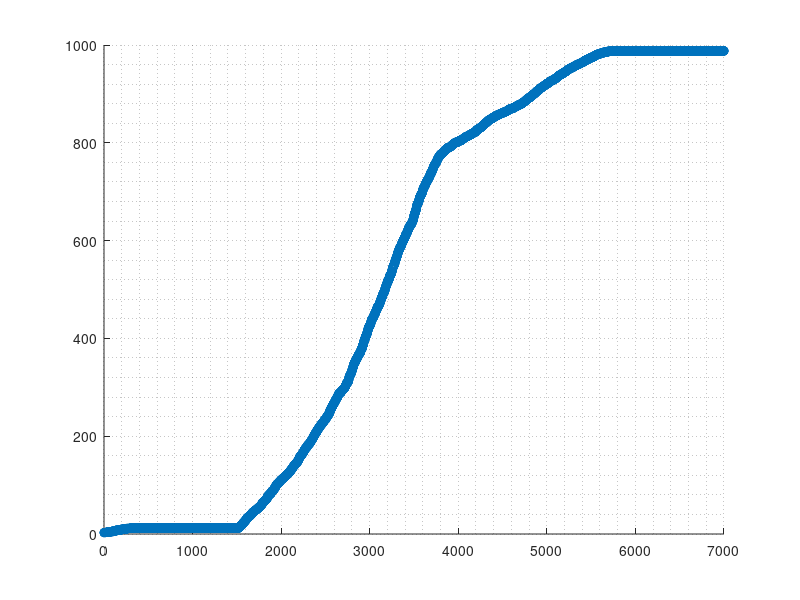

This figure's MATLAB source: (Note: this script raises an error after producing the figure.)
clear
figure(1)
clf

nFolders = 100;
nFiles = 70;
folderName = "output";
fileName = "output_";
refName = "outputReference.csv";
total = 0;
target = 0.02; % make this range from 0.7 to 1.7 over first 10 years of daya (ie 520 samples), then only sample that for rmsea = 1:(2-1)/5:2 
targets = 0.007:((0.017-0.007)/(52*10)):0.017;
targets = targets*1000;
resultsdata = [0 0 0 1 2 3 4 5 6 7 8 9 10 11 12];

processDataMode = 0;
sortDataMode = 1;

if processDataMode == 1
	for folderN = 1:nFolders
	   refPath = folderName + num2str(folderN) + "/" + refName
	   dataRef = csvread(refPath,1,0);
	   for fileN = 1:nFiles
	       if fileN == 1
		   path = folderName + num2str(folderN) + "/" + "output.txt";
	       else
		   path = folderName + num2str(folderN) + "/" + fileName + num2str(fileN) + ".txt";
	       end
	       % open file here and process it
	       data = csvread(path,1,0);
	       sampleValues = data(:,2);
           targetsSize = size(targets);
	       rmse = (mean((targets.' - sampleValues(targetsSize(2),:)).^2))^0.5; %rmse for that file
	       weights = dataRef(fileN,2:13); 
	       result = [folderN fileN rmse weights];
	       resultsdata = [resultsdata; result];
	   end
	end
	csvwrite("rmseData.csv", resultsdata);
else
	resultsdata = csvread("rmseData.csv",1,0);
end

if sortDataMode == 1
    sortedResults = sortrows(resultsdata,3);
    xLength = size(sortedResults);
    x = 1:xLength;
    y = sortedResults(:,3);
    figure(1)
    scatter(x, y')
    hold on
    grid minor
    
    topWeightSizes = [0.005 0.01 0.05 0.1];
    b = size(topWeightSizes);
    for a = 1:b(2)
        topResultsPortion = topWeightSizes(1,a)
        topResultIndex = round(xLength(1)*topResultsPortion)
        topResults = sortedResults(1:topResultIndex,:);
        csvwrite("topResultsRmseData" + num2str(a) + ".csv", topResults);
    end
end



